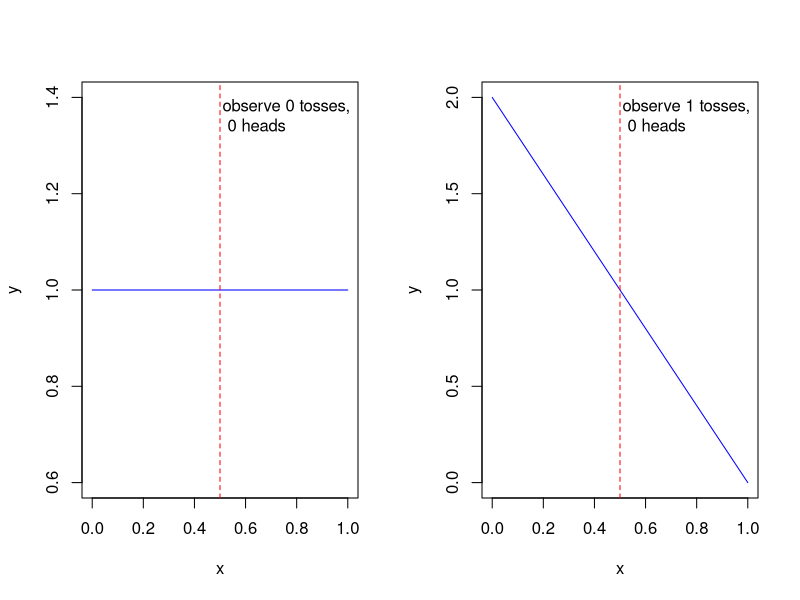
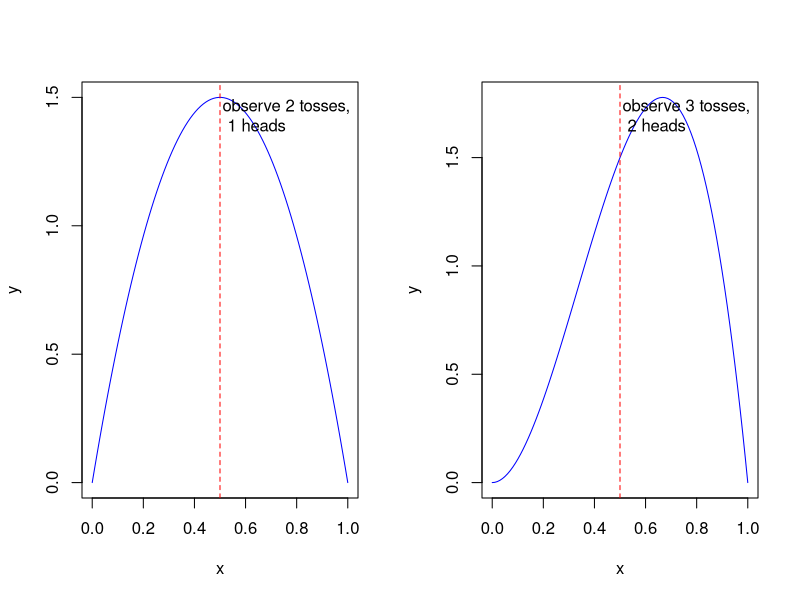
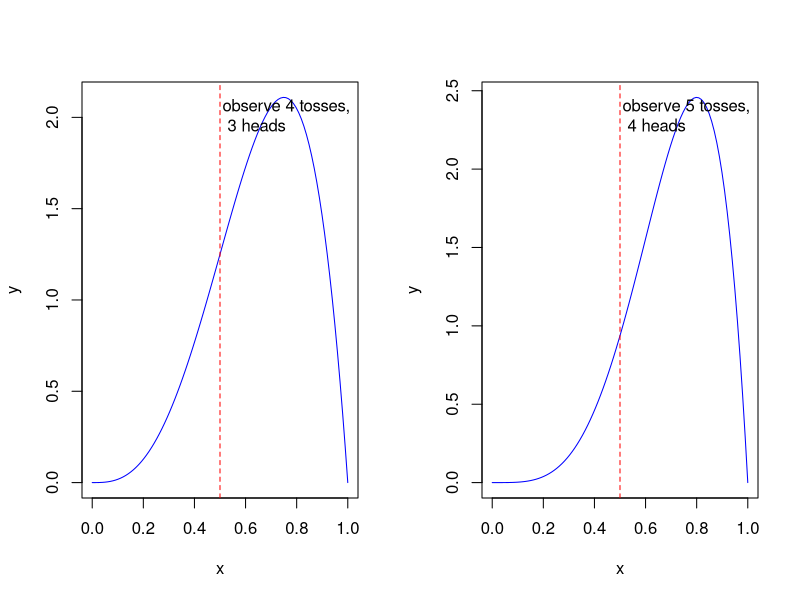
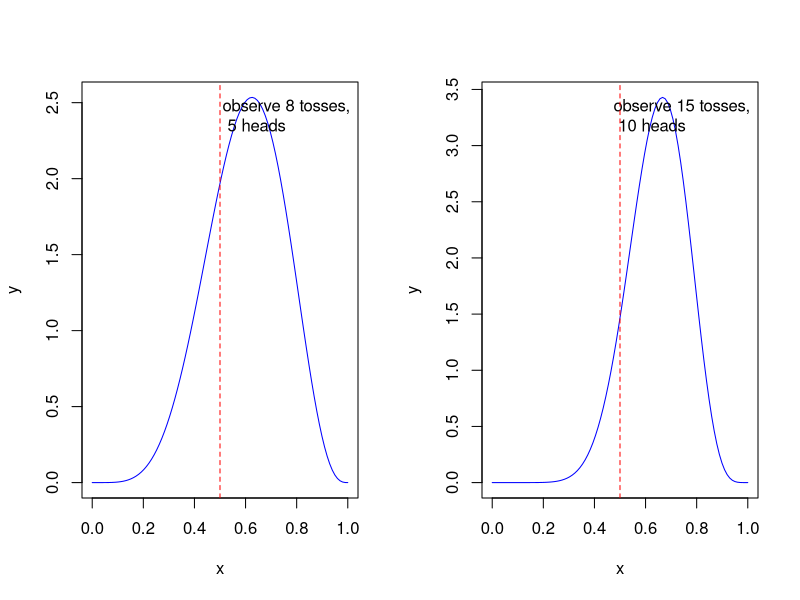
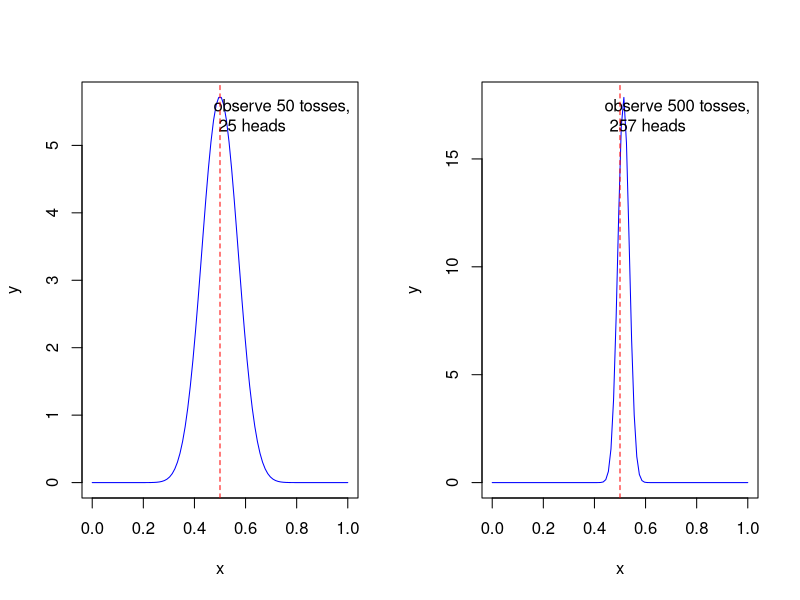
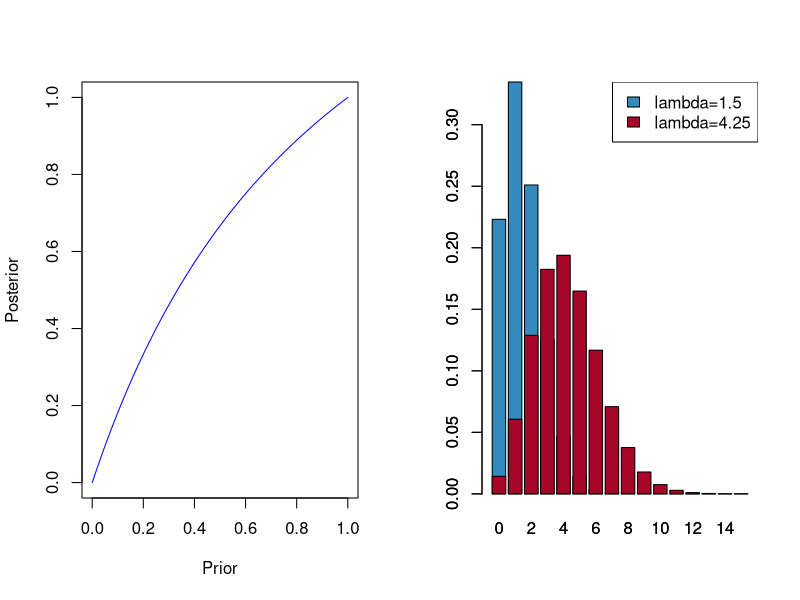
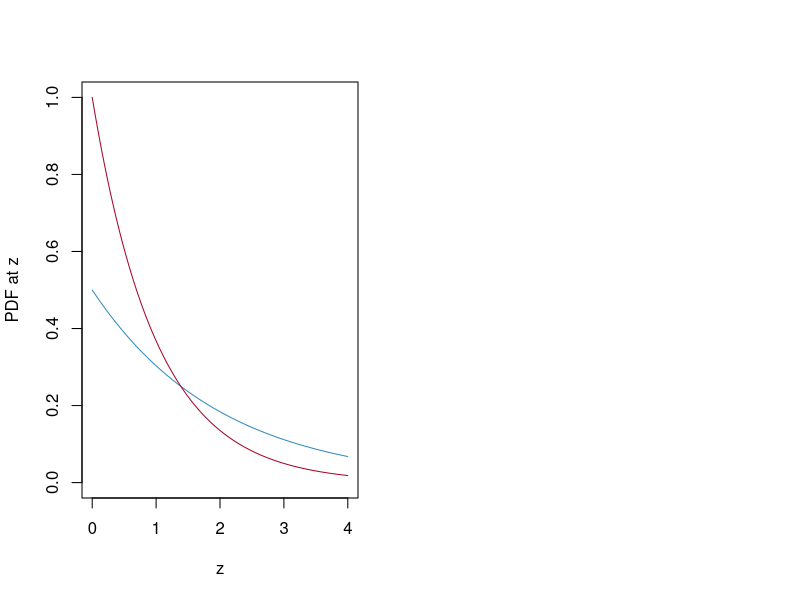

Reproduce these figures in R, in order.
## ---- chunk 1
set.seed(1234)
n_trials <- c(0, 1, 2, 3, 4, 5, 8, 15, 50, 500)
data <- rbinom(n_trials[length(n_trials)], 1, 0.5)
x <- seq(0, 1, length.out=100)
par(mfrow=c(1, 2))
for (N in n_trials) {
    heads <- sum(data[1:N])
    y <- dbeta(x, 1+heads, 1+N-heads)
    plot(x, y, type = 'l', col='blue')
    legend('topright', sprintf("observe %d tosses,\n %d heads", N, heads), bg='transparent', box.lty=0)
    abline(v=0.5, col="red", lty=2, lwd=1)
}
## ---- chunk 2
p <- seq(0, 1, length.out = 50)
plot(p, 2*p/(1+p),col='blue',type='l',xlab = 'Prior',ylab = 'Posterior')
## ---- chunk 3
a <- 0:15
lambda <- c(1.5, 4.25)
barplot(dpois(a, lambda[1]), names.arg = a, col = '#348ABD')
barplot(dpois(a, lambda[2]), names.arg = a, col = '#A60628', add = T)
legend('topright', c('lambda=1.5', 'lambda=4.25'), fill = c('#348ABD', '#A60628'))
## ---- chunk 4
a <- seq(0, 4, length.out = 100)
lambda <- c(0.5, 1)
plot(a, dexp(a, 0.5), col='#348ABD', type = 'l', xlab = 'z', ylab = 'PDF at z', ylim = c(0,1))
lines(a, dexp(a, 1), col='#A60628')
